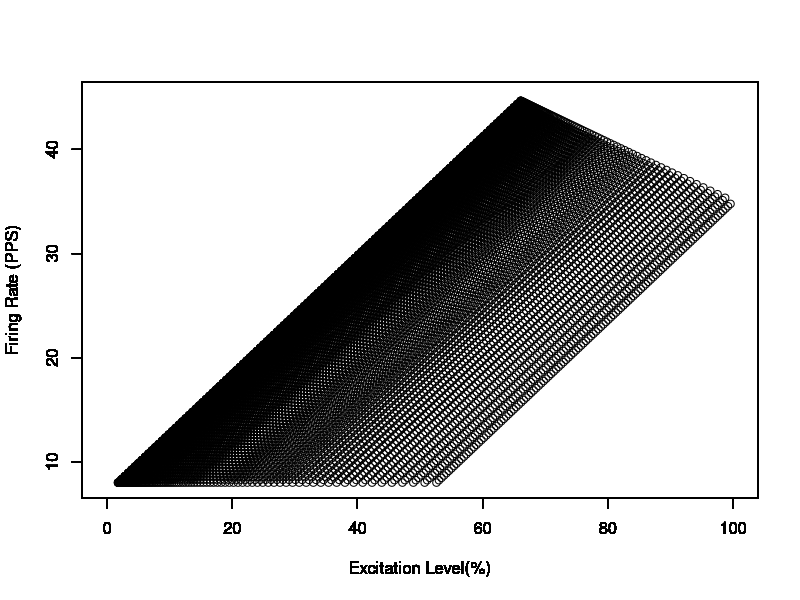

This figure's R source: (Note: this script raises an error after producing the figure.)
#################### Recruitment Threshold Excitation Model###########
n = 120
RR = seq(1,30,length.out = 120)
index = seq(1,n)
alpha = log(RR)/n
RTE = exp(alpha*index)    ###### Equation 1 ########
percentage = 100


MFR = 8               ###### Minimum Firing Rate ######
ge = 1                ###### Gain #####
PFRD = 10             ###### Peak Firing Rate Difference ##  
PFR_1 = 45
PFR = list()
for (i in 1:n) {
PFR[[i]] = PFR_1-PFRD*(RTE[i]/RTE[n])  ##### Peak Firing Rate MUs ### Equation 5 #####
}

Emax = list()
E_t = list()         
FR = list()
Emaxpercent = list()
for (i in 1:n) {
Emax[[i]] = RTE[i] + (PFR[[i]]-MFR)/ge ### Maximum Excitation ### Equation 8 ####
}


############# Excitation drive Firing Rate Relationship #############

for (i in 1:n) {
E_t[[i]] = seq(RTE[i], Emax[[i]], length.out = 120) #### Excitation Drive ###
FR[[i]] = (E_t[[i]]-RTE[i])+MFR                     #### Firing Rate #####
}

############## Plotting motor neuron model ##############

h = list()
pulse = list()
Output = list()


for (i in 1:n) {
Emaxpercent[[i]] = E_t[[i]]/Emax[[n]]*100  
h[[i]] = as.data.frame(c(data.frame(Emaxpercent[[i]]),data.frame(FR[[i]])))
pulse[[i]] = which(h[[i]][,1] < percentage)
#Output[[i]] = h[[i]][pulse[[i]],2]
Output[[i]] = h[[i]][pulse[[i]],1:2]
}

for (i in 1:n) {
  plot(Output[[i]], ylim = c(8,45), xlim = c(0,100), xlab = "Excitation Level(%)"
       ,   ylab = "Firing Rate (PPS)")
  par(new = TRUE)
}


############# Motor Unit Twitch Model ###################

TL = seq(90,30, length.out = 120)
RP = seq(1,100,length.out = 120)
b = log(RP)/n
P = exp(b*index)
t = seq(0,200)

RT = 3
c = log(RP,RT)

f = list()
T = list()
for (i in 1:n) {
T[[i]] = TL[i]*(1/P[i])^(1/c[i])
f[[i]] = (P[i]*t)/T[[i]]*exp(1-t/T[[i]])
#plot(f[[i]], ylim=c(0,100), xlim = c(0,200), type = 'line', xlab = 
#      'Samples', ylab = 'Peak Force (a.u)', main = 'MU Twitch')
#par(new = TRUE)
  }

############# Motor Unit Action Potential Model ########

MUAP = list()
x = seq(-5,5,length.out = 50)
for (i in 1:n) {
MUAP[[i]] = (1-x^2)*exp(-x^2/2)*RP[i]
#plot(MUAP[[i]], type = 'line', ylim = c(-40,100), xlab = 'Samples', ylab = 'MUAP Ampltiude', main = 'MUAP Waveform')
#par(new = TRUE)
}

########## Motor Unit Recruiment #######################

ns = 1000   ######Number of Samples increase#####
sim = 100   ######Length of Signal increase######
len = 2000

suppressWarnings({
Mnum = matrix(data = NA,length(Output), ncol = 1)
for (i in 1:length(Output)) 
Mnum[i,] = Output[[i]][1,1]
}
)

MU_rec = na.omit(Mnum)

Mu = list()
for (i in 1:length(MU_rec)) {
Mu[[i]] = c(round(min(Output[[i]][,2])), round(median(Output[[i]][,2])), round(max(Output[[i]][,2]))) 
}

fra = list()
Mutrains = list()
for (i in 1:length(MU_rec)) {
fra[[i]] = round(100/Mu[[i]])
}

#suppressWarnings({
le_ngth = matrix(NA, nrow = length(MU_rec), ncol = 1)
for (i in 1:length(MU_rec)){
Mutrains[[i]] = c(rep(c(1,rep(0,fra[[i]][1])),sim), rep(c(1,rep(0,fra[[i]][2])),sim), rep(c(1,rep(0,fra[[i]][3])),sim))    
le_ngth[i] = round(Output[[i]][1,1]*sim)
#le_ngth[i] = na.omit(le_ngth[[i]])
}
#)

ax = data.frame(unlist(le_ngth))
ax = na.omit(ax)

EMG = list()
Forces = list()
for (i in 1:nrow(ax)) {
Mutrains[[i]] = c(rep(0,ax[i,1]), Mutrains[[i]])
#Mutrains[[i]][Mutrains[[i]] == 0] <- NA
#Mutrains[[i]] = Mutrains[[i]]+(i)
Forces[[i]] = conv(f[[i]],Mutrains[[i]]) 
EMG[[i]] = conv(MUAP[[i]],Mutrains[[i]])
}

a = seq(1,length(MU_rec),10)
#ISItrains = Mutrains
#for (i in 1:length(a)) {
#plot(ISItrains[[a[i]]], ylim = c(1,120), xlim = c(10,len), xlab = 'Samples', ylab = 'Motor Unit Number', main = 'Motor Unit Train Simulation')
#segments(1:length(ISItrains[[a[i]]]), ISItrains[[a[i]]]-5, 1:length(ISItrains[[a[i]]]), ISItrains[[a[i]]], col = blues9, lwd = 5)
#par(new = TRUE)
#}
EMGout = list()
ma = list()
for (i in 1:length(MU_rec)){
ma[[i]] = Forces[[i]][(length(Forces[[i]])-500):length(Forces[[i]])] 
plot(ma[[i]], ylim = c(0,700), type = 'line', ylab = 'Force (a.u.)', xlab = 'Samples', main = 'Total Force')
par(new = TRUE)
EMGout[[i]] = EMG[[i]][1:5000]
}

x = Reduce("+", EMGout)

Tetanic = plot(Reduce("+", ma), type = 'line', xlab = 'Samples', ylab = 'Force (a.u.)', lwd = 2, main = 'Total Force')
